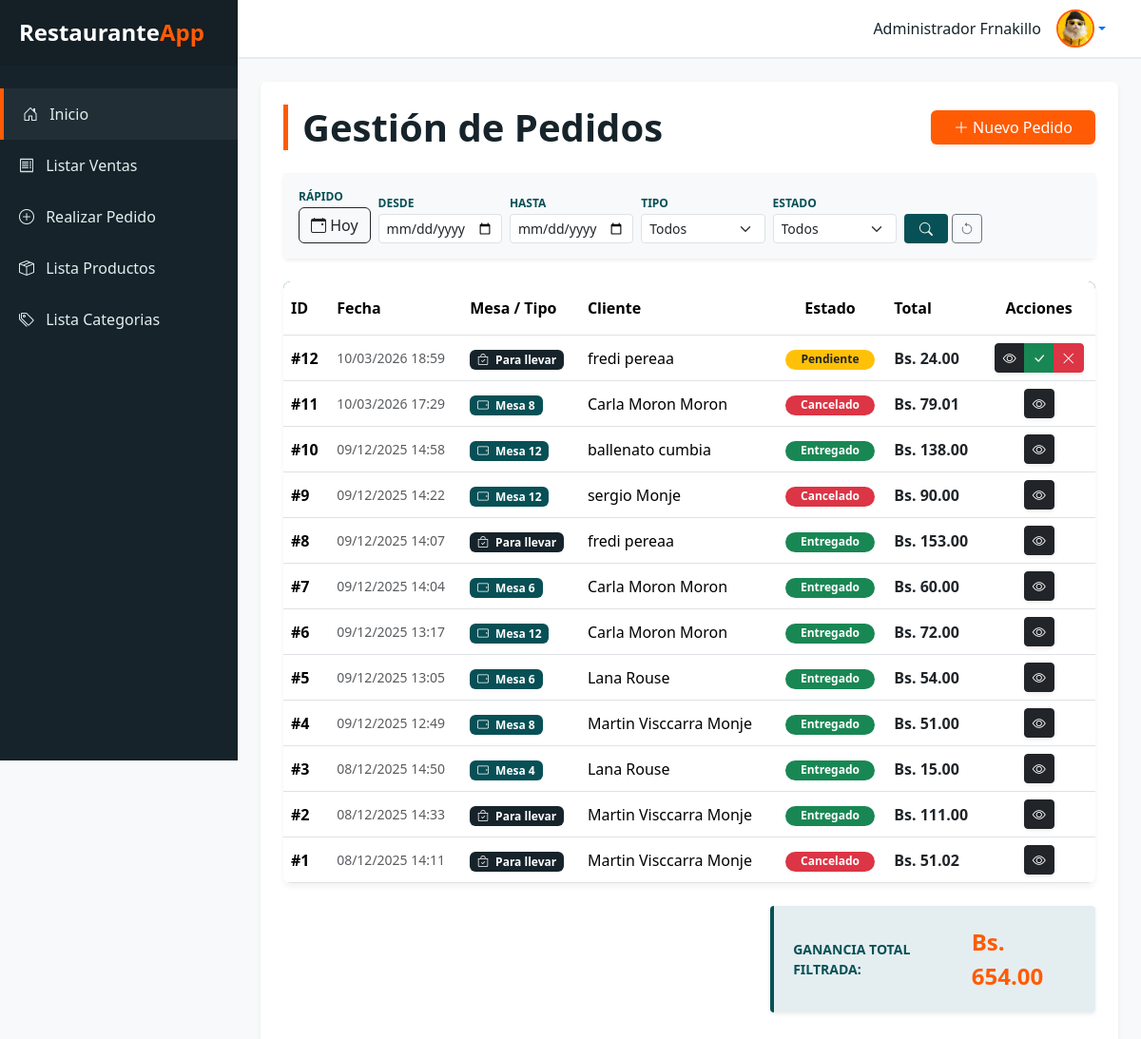
/listarpedidos/, run on an earlier commit of the app's database.
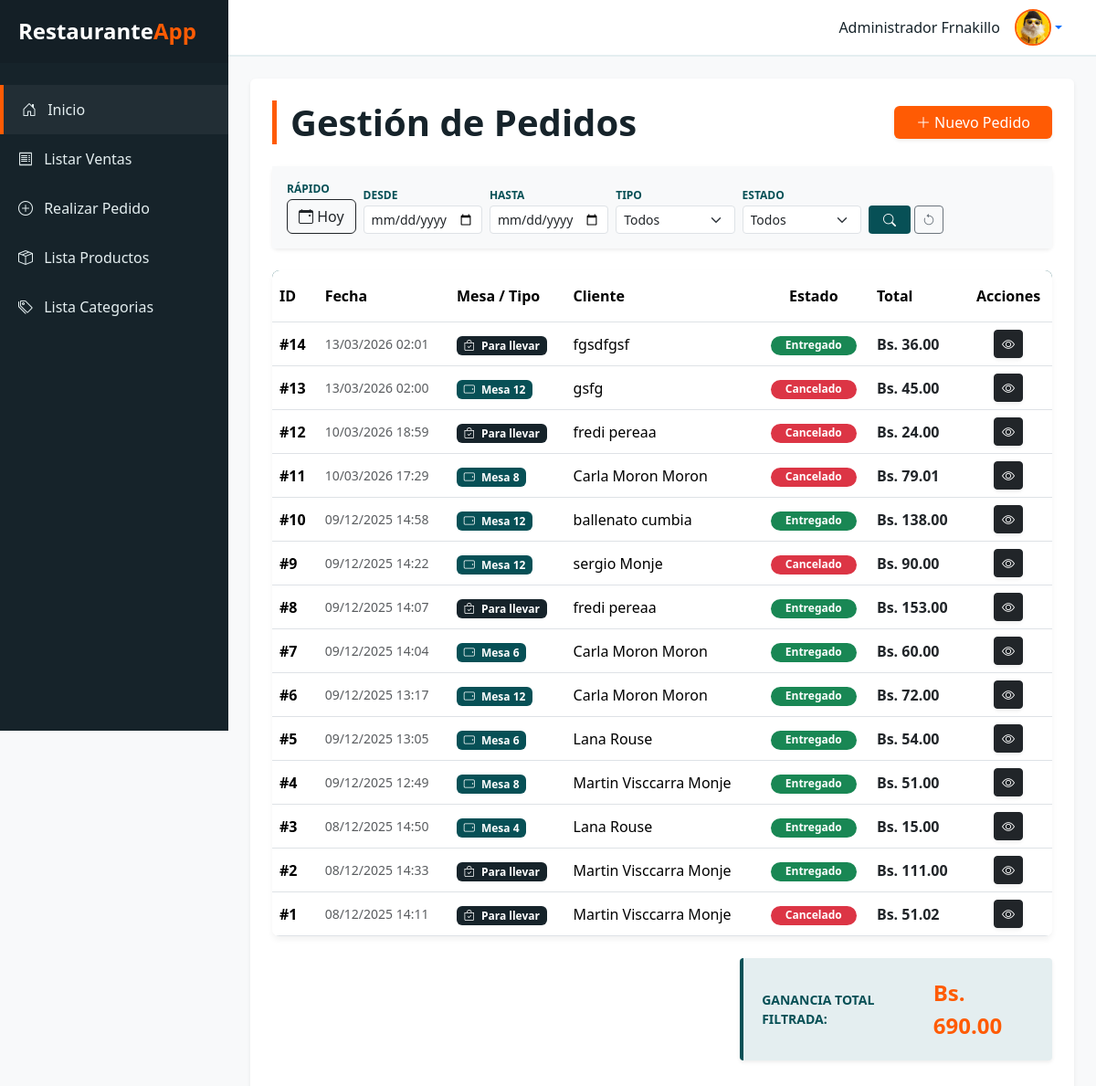
And on a later commit of the database.
### restaurante/models.py (models this page shows, shortened)
class Pedido(models.Model):
    class TipoPedido(models.TextChoices):
        MESA = "MESA", _("En mesa")
        LLEVAR = "LLEVAR", _("Para llevar")
    class Estado(models.TextChoices):
        PENDIENTE = "PENDIENTE", _("Pendiente")
        PREPARANDO = "PREPARANDO", _("Preparando")
        ENTREGADO = "ENTREGADO", _("Entregado")
        CANCELADO = "CANCELADO", _("Cancelado")
    fecha = models.DateTimeField(auto_now_add=True)
    tipo = models.CharField(
        max_length=20,
        choices=TipoPedido.choices,
        default=TipoPedido.MESA
    )
    estado = models.CharField(
        max_length=20,
        choices=Estado.choices,
        default=Estado.PENDIENTE
    )
    mesa = models.CharField(max_length=20, blank=True, null=True)
    cliente_nombre = models.CharField(max_length=100, blank=True, null=True)
    class Meta:
        verbose_name = _("Pedido")
        verbose_name_plural = _("Pedidos")
    @property
    def total(self):
        return sum(det.subtotal for det in self.detalles.all())

class DetallePedido(models.Model):
    pedido = models.ForeignKey(Pedido, on_delete=models.CASCADE, related_name="detalles")
    producto = models.ForeignKey(Producto, on_delete=models.PROTECT)
    cantidad = models.PositiveIntegerField(default=1)
    precio_unitario = models.DecimalField(max_digits=10, decimal_places=2)
    class Meta:
        verbose_name = _("Detalle de Pedido")
        verbose_name_plural = _("Detalles del Pedido")
    @property
    def subtotal(self):
        return self.cantidad * self.precio_unitario

### restaurante/views.py (the view)
# urls.py: path('listarpedidos/', views.lista_pedidos, name='lista_pedidos'),
def lista_pedidos(request):
    estado_filtro = request.GET.get('estado')
    tipo_filtro = request.GET.get('tipo')
    fecha_desde = request.GET.get('desde')
    fecha_hasta = request.GET.get('hasta')
    solo_hoy = request.GET.get('hoy') == 'true'
    qs = Pedido.objects.all().order_by('-fecha')
    if solo_hoy:
        hoy = timezone.now().date()
        qs = qs.filter(fecha__date=hoy)
    elif fecha_desde and fecha_hasta:
        qs = qs.filter(fecha__date__range=[fecha_desde, fecha_hasta])
    if estado_filtro and estado_filtro != 'TODOS':
        qs = qs.filter(estado=estado_filtro)
    if tipo_filtro and tipo_filtro != 'TODOS':
        qs = qs.filter(tipo=tipo_filtro)
    total_registros = qs.count()
    pedidos_entregados = qs.filter(estado='ENTREGADO')
    ganancia_solo_entregados = sum(p.total for p in pedidos_entregados)
    context = {
        'pedidos': qs,
        'estados_choices': Pedido.Estado.choices,
        'tipos_choices': Pedido.TipoPedido.choices,
        'estado_seleccionado': estado_filtro or 'TODOS',
        'tipo_seleccionado': tipo_filtro or 'TODOS',
        'fecha_desde': fecha_desde,
        'fecha_hasta': fecha_hasta,
        'es_hoy': solo_hoy,
        'total_registros': total_registros,
        'ganancia_total': ganancia_solo_entregados,
    }
    return render(request, 'pedidos/listar_pedidos.html', context)

### restaurante/templates/pedidos/listar_pedidos.html (shortened to what the changed rows need)
{% extends "base.html" %}
{% block content %}
<div class="row align-items-center mb-4">
    <div class="col-md-6">
        <h1 class="title-accent m-0">Gestión de Pedidos</h1>
    </div>
</div>
<div class="table-responsive custom-table">
    <table class="table table-hover align-middle bg-white mb-0">
        <thead>
            <tr>
                <th class="py-3">ID</th>
                <th class="py-3">Fecha</th>
                <th class="py-3">Mesa / Tipo</th>
                <th class="py-3">Cliente</th>
                <th class="py-3 text-center">Estado</th>
                <th class="py-3">Total</th>
                <th class="py-3 text-center">Acciones</th>
            </tr>
        </thead>
        <tbody>
            {% for pedido in pedidos %}
            <tr>
                <td class="fw-bold">#{{ pedido.id }}</td>
                <td class="text-muted small">{{ pedido.fecha|date:"d/m/Y H:i" }}</td>
                <td>
                    {% if pedido.mesa %}
                        <span class="badge badge-mesa"><i class="bi bi-tablet-landscape me-1"></i> Mesa {{ pedido.mesa }}</span>
                    {% else %}
                        <span class="badge badge-llevar"><i class="bi bi-bag-check me-1"></i> Para llevar</span>
                    {% endif %}
                </td>
                <td>{{ pedido.cliente_nombre|default:"Consumidor Final" }}</td>
                <td class="text-center">
                    {% if pedido.estado == "PENDIENTE" %}
                        <span class="badge rounded-pill bg-warning text-dark px-3">Pendiente</span>
                    {% elif pedido.estado == "PREPARANDO" %}
                        <span class="badge rounded-pill bg-info text-dark px-3">Preparando</span>
                    {% elif pedido.estado == "ENTREGADO" %}
                        <span class="badge rounded-pill bg-success px-3">Entregado</span>
                    {% else %}
                        <span class="badge rounded-pill bg-danger px-3">Cancelado</span>
                    {% endif %}
                </td>
                <td class="fw-bold text-dark">Bs. {{ pedido.total }}</td>
                <td class="text-center">
                    <div class="btn-group shadow-sm">
                        <a href="{% url 'detalle_pedido' pedido.id %}"
   class="btn btn-sm btn-dark btn-ver-detalle"
   data-id="{{ pedido.id }}"
   data-bs-toggle="modal"
   data-bs-target="#modalDetalle">
    <i class="bi bi-eye"></i>
</a>
                        {% if pedido.estado != "ENTREGADO" and pedido.estado != "CANCELADO" %}
<div class="btn-group">
    <button type="button"
            class="btn btn-sm btn-success btn-confirmar"
            data-bs-toggle="modal"
            data-bs-target="#modalConfirmacion"
            data-url="{% url 'cambiar_estado_pedido' pedido.id %}"
            data-estado="ENTREGADO"
            data-mensaje="¿Está seguro de marcar el pedido #{{ pedido.id }} como ENTREGADO?"
            title="Marcar como Entregado">
        <i class="bi bi-check-lg"></i>
    </button>
    <button type="button"
            class="btn btn-sm btn-danger btn-confirmar"
            data-bs-toggle="modal"
            data-bs-target="#modalConfirmacion"
            data-url="{% url 'cambiar_estado_pedido' pedido.id %}"
            data-estado="CANCELADO"
            data-mensaje="¿Está seguro de ANULAR el pedido #{{ pedido.id }}? Esta acción no se puede deshacer."
            title="Anular Pedido">
        <i class="bi bi-x-lg"></i>
    </button>
</div>
{% endif %}
                    </div>
                </td>
            </tr>
            {% endfor %}
        </tbody>
    </table>
</div>
{% if total_registros > 0 %}
<div class="mt-4 row justify-content-end">
    <div class="col-md-4 col-lg-5">
        <div class="total-box d-flex justify-content-between align-items-center shadow-sm">
            <span class="fw-bold text-uppercase small" style="color: var(--deep-sea-green);">Ganancia Total Filtrada:</span>
            <span class="fs-4 price-text">Bs. {{ ganancia_total|default:"0.00"|floatformat:2 }}</span>
        </div>
    </div>
</div>
{% endif %}
<br><br>
{% endblock %}

What changed in the data, as far as the page shows it:
added Pedido: id "14", fecha "13/03/2026 02:01", shows "Para llevar", cliente_nombre "fgsdfgsf", estado "Entregado", total "36.00"
added Pedido: id "13", fecha "13/03/2026 02:00", mesa "12", cliente_nombre "gsfg", estado "Cancelado", total "45.00"
changed Pedido id 12: estado "Pendiente" → "Cancelado"
Also different on the page:
{{ ganancia_total|default:"0.00"|floatformat:2 }}: "654.00" → "690.00"
